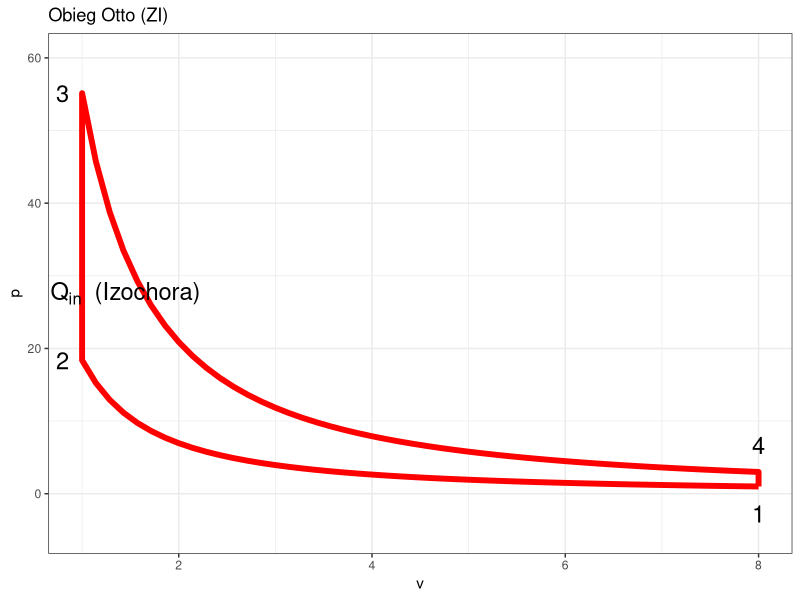
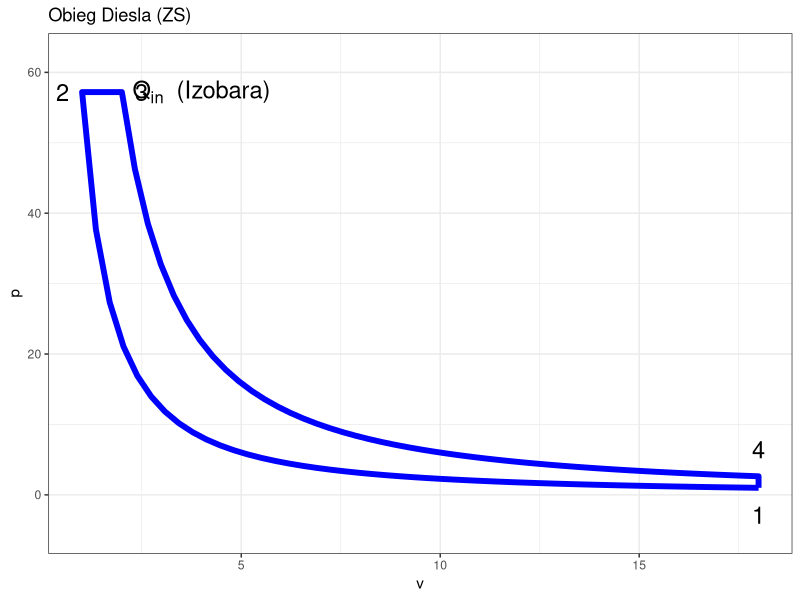

Here is the R script that generated these plots, in order:
## ---- chunk 1
#| label: otto
#| echo: false
#| fig-width: 10
#| fig-height: 5

library(ggplot2)

# Otto cycle points
v_min <- 1; v_max <- 8
epsilon <- v_max/v_min
k <- 1.4

# 1-2 Adiabatic compression
v12 <- seq(v_max, v_min, length.out=50)
p1 <- 1
p2 <- p1 * (v_max/v_min)^k
p12 <- p1 * (v_max/v12)^k

# 2-3 Isochoric heating
p3 <- p2 * 3 # Explosion ratio
v23 <- rep(v_min, 50)
p23 <- seq(p2, p3, length.out=50)

# 3-4 Adiabatic expansion
v34 <- seq(v_min, v_max, length.out=50)
p34 <- p3 * (v_min/v34)^k
p4 <- tail(p34, 1)

# 4-1 Isochoric cooling
v41 <- rep(v_max, 50)
p41 <- seq(p4, p1, length.out=50)

df_otto <- data.frame(
  v = c(v12, v23, v34, v41),
  p = c(p12, p23, p34, p41),
  part = rep(c("1-2", "2-3", "3-4", "4-1"), each=50)
)

ggplot(df_otto, aes(x=v, y=p)) + geom_path(size=2, color="red") +
  annotate("text", x=v_max, y=p1, label="1", vjust=2, size = 6) +
  annotate("text", x=v_min, y=p2, label="2", hjust=2, size = 6) +
  annotate("text", x=v_min, y=p3, label="3", hjust=2, size = 6) +
  annotate("text", x=v_max, y=p4, label="4", vjust=-1, size = 6) +
  annotate("text", x=1.45, y=p3/2, label = "Q['in'] ~ ' (Izochora)'", parse = TRUE, size = 6) +
  theme_bw() + labs(title="Obieg Otto (ZI)", x="v", y="p") +
  ylim(c(-5, p3+5))

## ---- chunk 2
#| label: diesel
#| echo: false
#| fig-width: 10
#| fig-height: 5

# Diesel points
v_min <- 1; v_max <- 18 # Higher compression ratio
p1 <- 1
k <- 1.4

# 1-2
v12 <- seq(v_max, v_min, length.out=50)
p2 <- p1 * (v_max/v_min)^k
p12 <- p1 * (v_max/v12)^k

# 2-3 Isobaric heating (Cut-off)
v3 <- v_min * 2 # Cut-off ratio rc = 2
v23 <- seq(v_min, v3, length.out=50)
p23 <- rep(p2, 50)
p3 <- p2

# 3-4 Expansion
v34 <- seq(v3, v_max, length.out=50)
p34 <- p3 * (v3/v34)^k
p4 <- tail(p34, 1)

# 4-1 Cooling
v41 <- rep(v_max, 50)
p41 <- seq(p4, p1, length.out=50)

df_diesel <- data.frame(
  v = c(v12, v23, v34, v41),
  p = c(p12, p23, p34, p41)
)

ggplot(df_diesel, aes(x=v, y=p)) + geom_path(size=2, color="blue") +
  annotate("text", x=v_max, y=p1, label="1", vjust=2, size = 6) +
  annotate("text", x=v_min, y=p2, label="2", hjust=2, size = 6) +
  annotate("text", x=v3, y=p3, label="3", hjust=-1, size = 6) +
  annotate("text", x=v_max, y=p4, label="4", vjust=-1, size = 6) +
  annotate("text", x=4, y=p3, label = "Q['in'] ~ ' (Izobara)'", parse = TRUE, size = 6) +
  theme_bw() + labs(title="Obieg Diesla (ZS)", x="v", y="p") +
  ylim(c(-5, p3+5))
